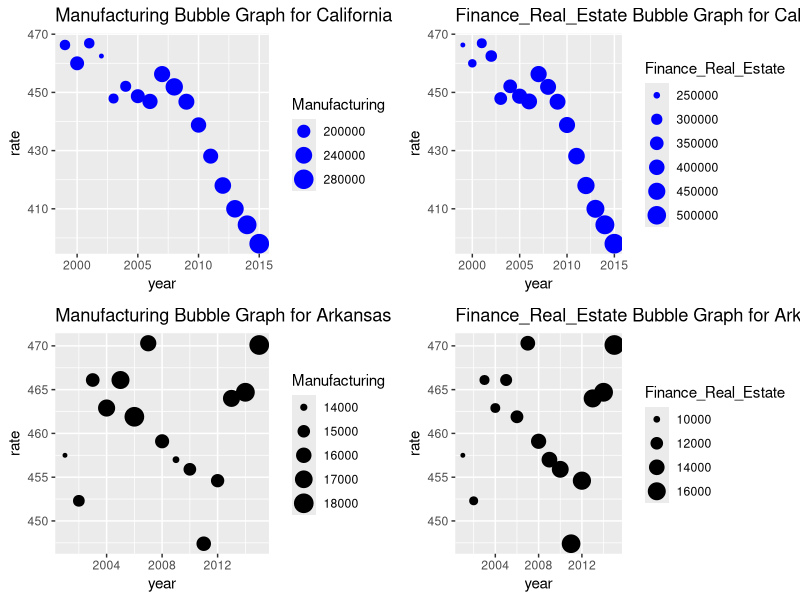

This figure's R source:
library(ggplot2)
library(gridExtra)
ca <- read.csv("ca.csv")
ak <- read.csv("ak.csv")

p1<-ggplot(ca, aes(x = year, y = rate, size=Manufacturing)) +
  geom_point(color='blue')+
  ggtitle('Manufacturing Bubble Graph for California')
p2<-ggplot(ca, aes(x = year, y = rate, size=Finance_Real_Estate)) +
  geom_point(color='blue')+
  ggtitle('Finance_Real_Estate Bubble Graph for California')

p3<-ggplot(ak, aes(x = year, y = rate, size=Manufacturing)) +
  geom_point()+
  ggtitle('Manufacturing Bubble Graph for Arkansas')
p4<-ggplot(ak, aes(x = year, y = rate, size=Finance_Real_Estate)) +
  geom_point()+
  ggtitle('Finance_Real_Estate Bubble Graph for Arkansas')

grid.arrange(p1, p2, p3, p4, nrow = 2)
